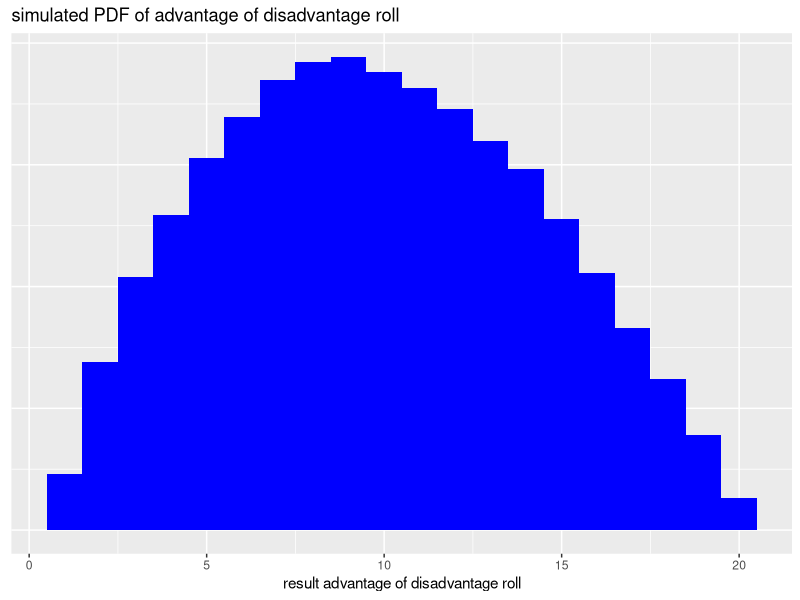
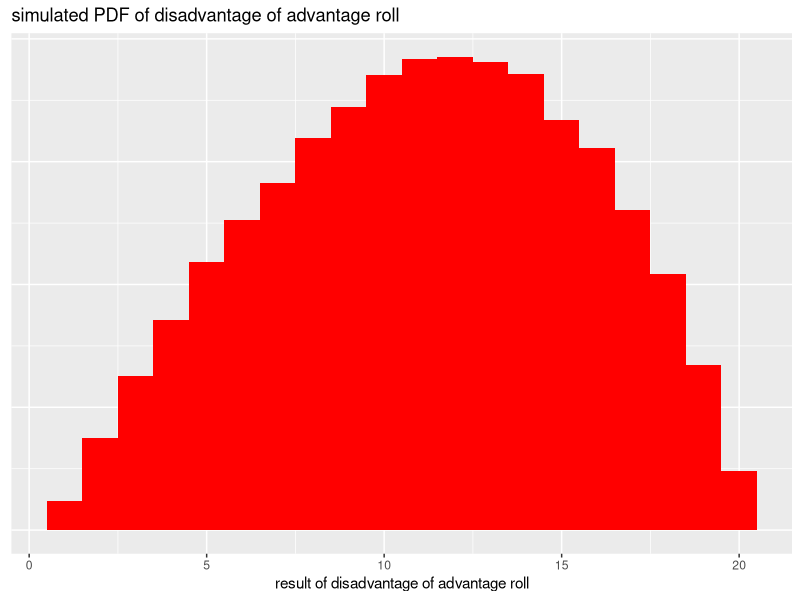
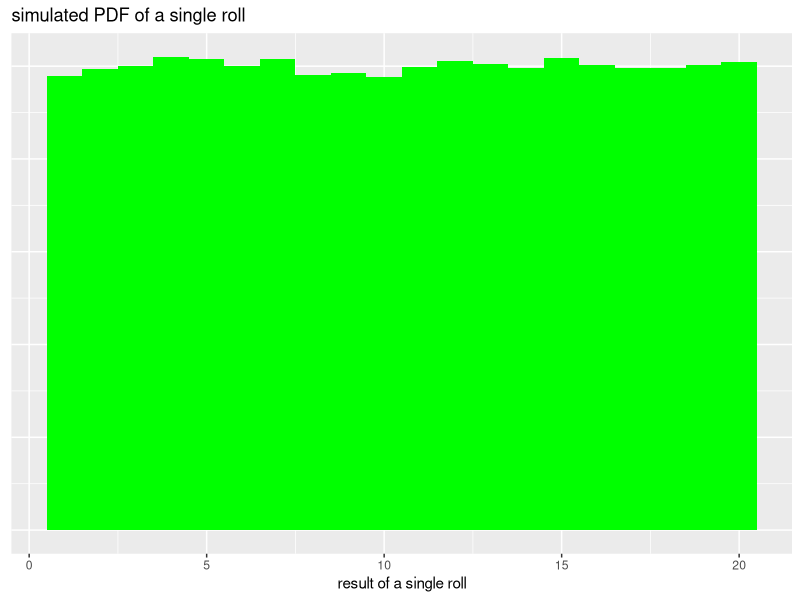
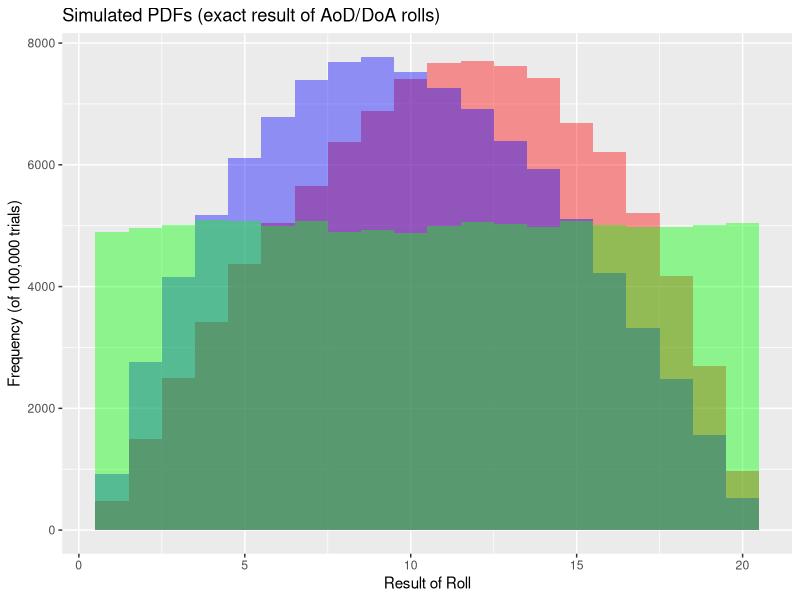

The R script that drew these images, in order:
## ---- chunk 1
knitr::opts_chunk$set(echo = TRUE)
## ---- chunk 2
library(ggplot2)
## ---- chunk 3
# adv of disadv rolls
adRolls <- c()
for (i in 1:100000) {
  adRolls <- c(adRolls, max(c(min(sample(1:20, 2, replace = TRUE)), min(sample(1:20, 2, replace = TRUE)))))
}
adRollsDF <- data.frame(adRolls)

ggplot(adRollsDF) +
  geom_histogram(aes(adRolls), binwidth = 1, fill = "blue") +
  ggtitle("simulated PDF of advantage of disadvantage roll") +
  xlab("result advantage of disadvantage roll") +
  theme(axis.title.y=element_blank(),
        axis.text.y=element_blank(),
        axis.ticks.y=element_blank())

print(paste("Expected value of advantage of disadvantage rolls:", mean(adRolls)))
## ---- chunk 4
# disadv of adv rolls
daRolls <- c()
for (i in 1:100000) {
  daRolls <- c(daRolls, min(c(max(sample(1:20, 2, replace = TRUE)), max(sample(1:20, 2, replace = TRUE)))))
}
daRollsDF <- data.frame(daRolls)

ggplot(daRollsDF) +
  geom_histogram(aes(daRolls), binwidth = 1, fill = "red") +
  ggtitle("simulated PDF of disadvantage of advantage roll") +
  xlab("result of disadvantage of advantage roll") +
  theme(axis.title.y=element_blank(),
        axis.text.y=element_blank(),
        axis.ticks.y=element_blank())

print(paste("Expected value of disadvantage of advantage rolls:", mean(daRolls)))
## ---- chunk 5
# single rolls
sRolls <- c()
for (i in 1:100000) {
  sRolls <- c(sRolls, sample(1:20, 1, replace = TRUE))
}
sRollsDF <- data.frame(sRolls)

ggplot(sRollsDF) +
  geom_histogram(aes(sRolls), binwidth = 1, fill = "green") +
  ggtitle("simulated PDF of a single roll") +
  xlab("result of a single roll") +
  theme(axis.title.y=element_blank(),
        axis.text.y=element_blank(),
        axis.ticks.y=element_blank())

print(paste("Expected value of single roll:", mean(sRolls)))
## ---- chunk 6
bigDF <- data.frame(daRolls, adRolls, sRolls)

ggplot(bigDF) +
  geom_histogram(aes(daRolls), binwidth = 1, fill = "red", alpha = 0.4) +
  geom_histogram(aes(adRolls), binwidth = 1, fill = "blue", alpha = 0.4) +
  geom_histogram(aes(sRolls), binwidth = 1, fill = "green", alpha = 0.4) +
  ggtitle("Simulated PDFs (exact result of AoD/DoA rolls)") +
  xlab("Result of Roll") +
  ylab("Frequency (of 100,000 trials)")
